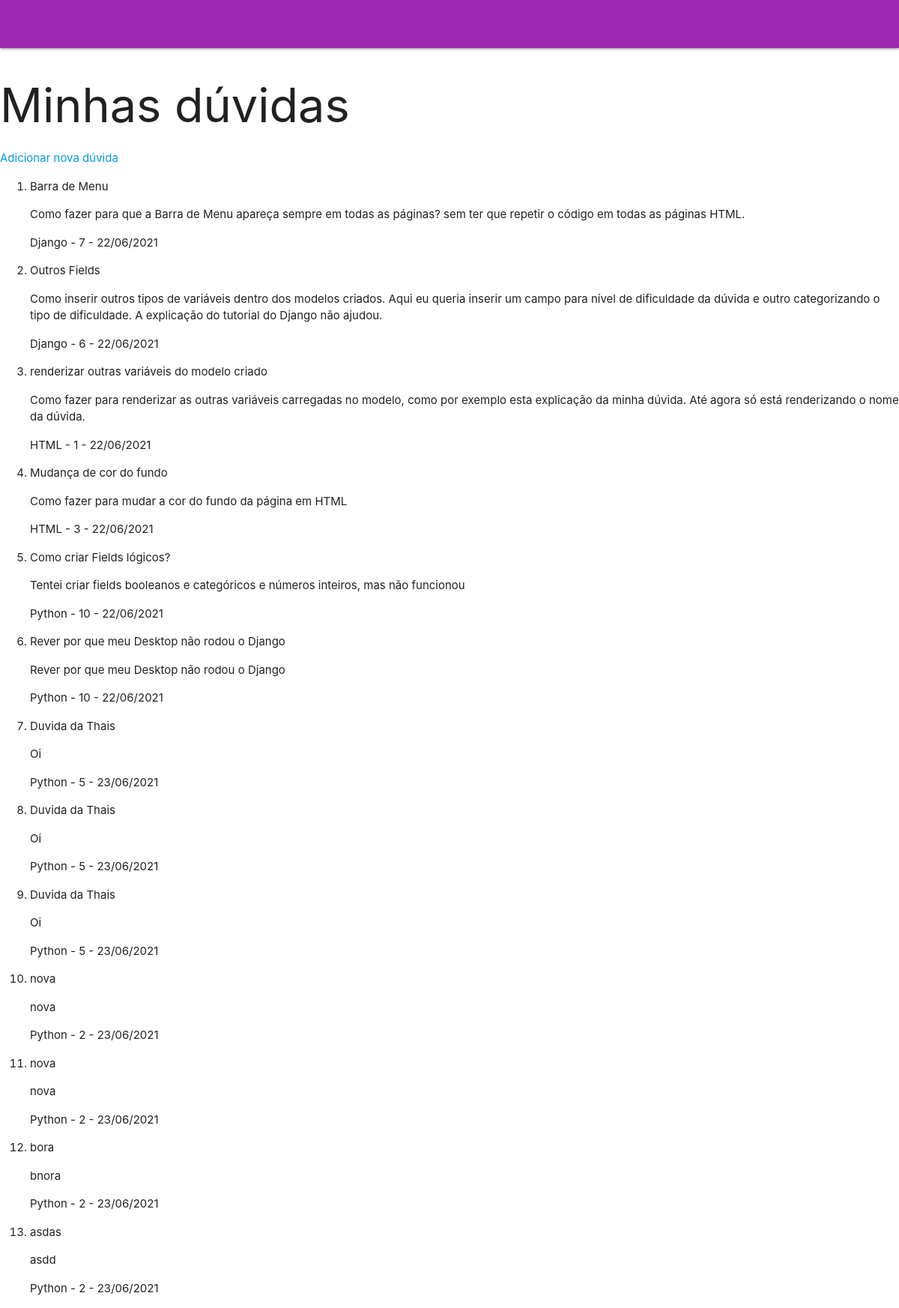
The page /duvidas/ on the database its author committed.
### content/models/duvidas.py (models this page shows, shortened)
class Duvidas(models.Model):
    Duvida = models.CharField(max_length=50)
    Descricao = models.TextField(max_length=500)
    Date = models.DateTimeField(auto_now=True)
    Tipo_de_duvida = models.CharField(
        max_length=3,
        choices=tipo_de_duvida,
        default='PYT')
    novidade = models.BooleanField(verbose_name="Esta dúvida é nova para você?")
    dificuldade = models.PositiveIntegerField(verbose_name="Qual o grau de dificuldade desta dúvida?",
    validators=[MinValueValidator(1), MaxValueValidator(10)])
    class Meta:
        verbose_name = "Duvida"
        verbose_name_plural = "Duvidas"

### content/views.py (the view)
# urls.py: path('duvidas/', views.duvidas, name='duvidas'),
def duvidas(request):
	duvidas = Duvidas.objects.all()
	context = {"duvidas" : duvidas}
	return render(request, 'duvidas.html', context)

### content/templates/duvidas.html
{% extends "base.html" %}
{% block content %}
<h1>Minhas dúvidas</h1>
<a class="" aria-label="duvidas_forms" href="{% url 'duvidas_forms'%}"> Adicionar nova dúvida</a>
<ol>
    {% for duvida in duvidas %}
            <li>{{ duvida.Duvida}} <p> {{duvida.Descricao}} </p>
                <p> {{duvida.get_Tipo_de_duvida_display}} - {{duvida.dificuldade}} - {{duvida.Date|date:"d/m/Y"}} </p></li>
    {% endfor %}
</ol>
{% endblock %}

### rows shown on the page
Duvidas: Duvida "Barra de Menu", Descricao "Como fazer para que a Barra de Menu apareça sempre em todas as páginas? sem ter que repetir o código em todas as páginas HTML.", Tipo_de_duvida "Django", dificuldade "7", Date "22/06/2021"
Duvidas: Duvida "Outros Fields", Descricao "Como inserir outros tipos de variáveis dentro dos modelos criados. Aqui eu queria inserir um campo para nível de dificuldade da dúvida e outro categorizando o tipo de dificuldade. A explicação do tutorial do Django não ajudou.", Tipo_de_duvida "Django", dificuldade "6", Date "22/06/2021"
Duvidas: Duvida "renderizar outras variáveis do modelo criado", Descricao "Como fazer para renderizar as outras variáveis carregadas no modelo, como por exemplo esta explicação da minha dúvida. Até agora só está renderizando o nome da dúvida.", Tipo_de_duvida "HTML", dificuldade "1", Date "22/06/2021"
Duvidas: Duvida "Mudança de cor do fundo", Descricao "Como fazer para mudar a cor do fundo da página em HTML", Tipo_de_duvida "HTML", dificuldade "3", Date "22/06/2021"
Duvidas: Duvida "Como criar Fields lógicos?", Descricao "Tentei criar fields booleanos e categóricos e números inteiros, mas não funcionou", Tipo_de_duvida "Python", dificuldade "10", Date "22/06/2021"
Duvidas: Duvida "Rever por que meu Desktop não rodou o Django", Descricao "Rever por que meu Desktop não rodou o Django", Tipo_de_duvida "Python", dificuldade "10", Date "22/06/2021"
Duvidas: Duvida "Duvida da Thais", Descricao "Oi", Tipo_de_duvida "Python", dificuldade "5", Date "23/06/2021"
Duvidas: Duvida "Duvida da Thais", Descricao "Oi", Tipo_de_duvida "Python", dificuldade "5", Date "23/06/2021"
Duvidas: Duvida "Duvida da Thais", Descricao "Oi", Tipo_de_duvida "Python", dificuldade "5", Date "23/06/2021"
Duvidas: Duvida "nova", Descricao "nova", Tipo_de_duvida "Python", dificuldade "2", Date "23/06/2021"
Duvidas: Duvida "nova", Descricao "nova", Tipo_de_duvida "Python", dificuldade "2", Date "23/06/2021"
Duvidas: Duvida "bora", Descricao "bnora", Tipo_de_duvida "Python", dificuldade "2", Date "23/06/2021"
Duvidas: Duvida "asdas", Descricao "asdd", Tipo_de_duvida "Python", dificuldade "2", Date "23/06/2021"
